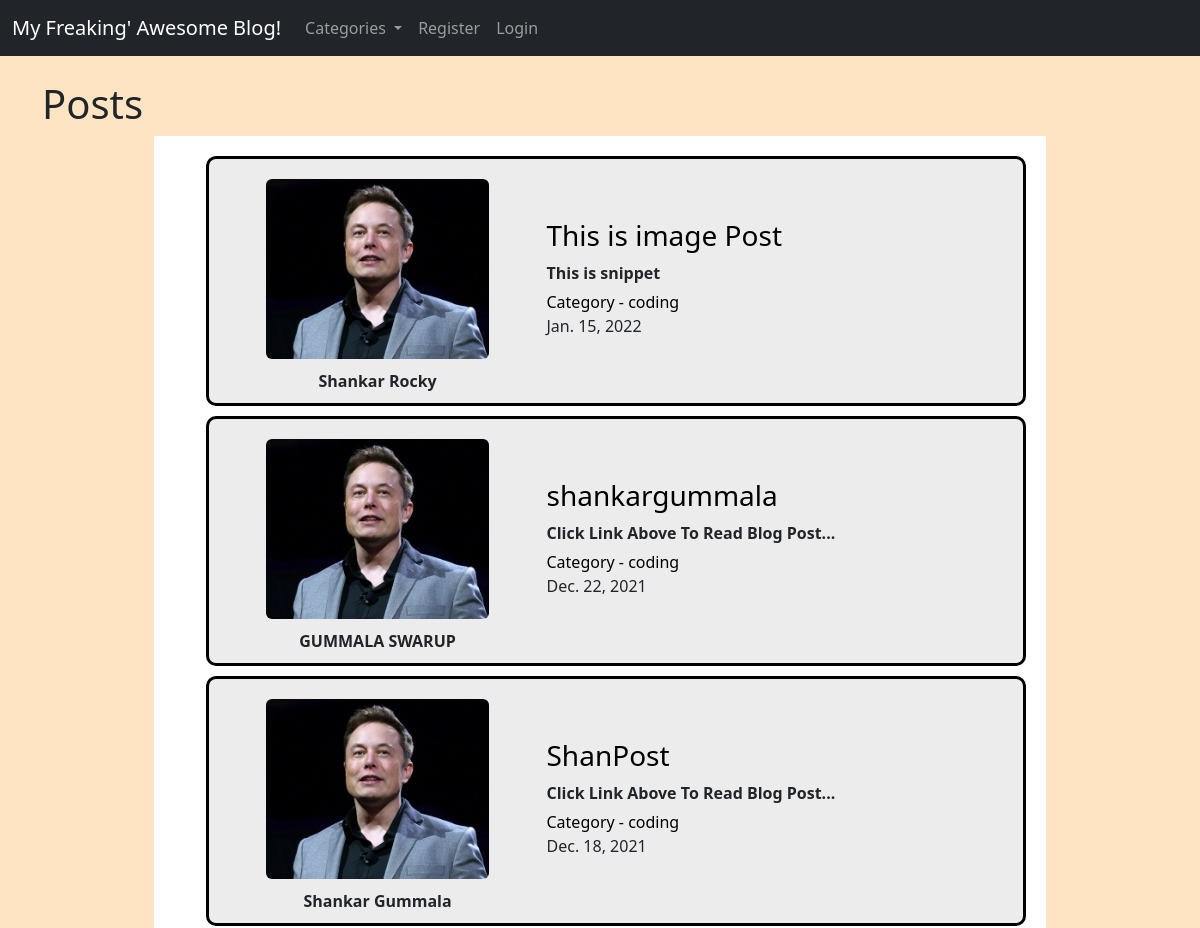
Before: / (upper part) with the older database file.
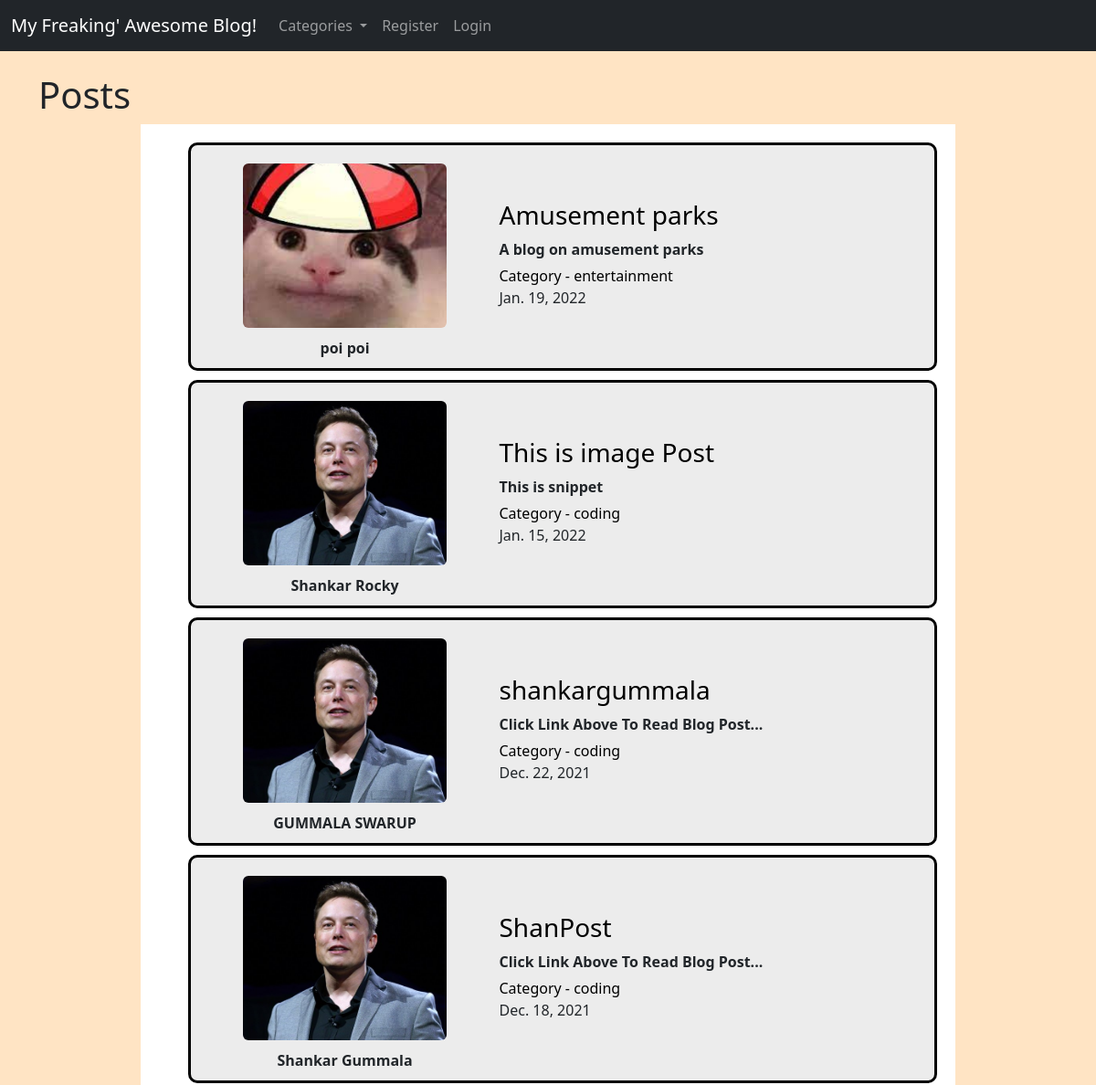
After: the same page with the newer database file.
### myblog/models.py (models this page shows, shortened)
class Post(models.Model):
    title = models.CharField(max_length=255)
    header_image = models.ImageField(null=True,blank=True,upload_to="images/")
    title_tag = models.CharField(max_length=255)
    author = models.ForeignKey(User,on_delete=models.CASCADE)
    body = RichTextField(blank=True,null=True)
    post_date = models.DateField(auto_now_add = True)
    category = models.CharField(max_length=255,default='coding')
    snippet = models.CharField(max_length=255)
    likes = models.ManyToManyField(User,related_name='blog_posts')

class Profile(models.Model):
    user = models.OneToOneField(User,null=True,on_delete=models.CASCADE)
    bio = models.TextField()
    profile_pic = models.ImageField(null=True,blank=True,upload_to="images/profile/")
    website_url = models.CharField(max_length=255,blank=True,null=True)
    facebook_url = models.CharField(max_length=255,blank=True,null=True)
    twitter_url = models.CharField(max_length=255,blank=True,null=True)
    instagram_url = models.CharField(max_length=255,blank=True,null=True)
    linkedin_url = models.CharField(max_length=255,blank=True,null=True)

### myblog/views.py (the view)
# urls.py: path('',HomeView.as_view(),name="home"),
class HomeView(ListView):
    model = Post
    template_name = 'home.html'
    ordering = ['-post_date']
    def get_context_data(self,*args,**kwargs):
        cat_menu = Category.objects.all()
        context = super(HomeView,self).get_context_data(*args,**kwargs)
        context["cat_menu"] = cat_menu
        return context

### myblog/models.py (called while the page is built)
    def __str__(self):
        return self.name

### myblog/templates/home.html (shortened to what this page needs)
{% extends 'base.html' %}
{% block content %}
{% load static %}
<link rel="stylesheet" href="{% static 'home_styles.css'%}">
<div class="posts">
  <div class="posts-head">
    <h1>Posts</h1>
  </div>
  <div class="post-container">
    <ul class="post-list">
      {% for post in object_list %}
        <li class="post">
          <div class="imgBx">
            <div class="imgBox">
              {% if post.header_image %}
              <img src="{{post.author.profile.profile_pic.url}}"><br/><br/>
              {% else %}
              <img src="{% static 'myblog/images/elon.jpg' %}" alt="profile_pic">
              {% endif %}
            </div>
            <h7>
              {{post.author.first_name}}
              {{post.author.last_name}}
            </h7>
          </div>
          <div class="post-flex">
            <div class="post-title">
              <a href="{% url 'article-detail' post.pk %}">
                <h3> {{post.title}} </h3>
              </a>
            </div>
            <div class="post-snippet">
              {{ post.snippet }}
            </div>
            <div class="tag-det-con">
              <a href="{% url 'category' post.category|slugify %}" id="cat">
                  Category - {{post.category}}
              </a>
            </div>
            <div class="date">
              {{post.post_date}}
            </div>
          </div>
        </li>
      {% endfor %}
    </ul>
  </div>
</div>
{% endblock %}

Changed rows visible on the page:
added Post: author.profile.profile_pic (picture), author.first_name "poi", author.last_name "poi", title "Amusement parks", snippet "A blog on amusement parks", category "entertainment", post_date "Jan. 19, 2022"
